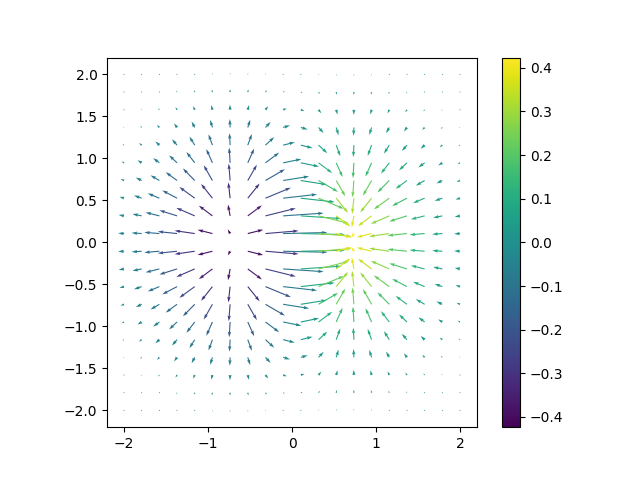

The Python source for this figure:
#!/usr/bin/env python
# _*_ coding: utf-8 _*_

"""document of the module"""


import scipy
import numpy as np
import matplotlib as mpl
import matplotlib.pyplot as plt


def f(x, y):
    return x*np.exp(-x**2 - y**2)

def vec_field(f, x, y, dx=1e-6, dy=1e-6):
    x2 = x+dx
    y2 = y+dy
    v = f(x, y)
    vx = (f(x2, y)-v)/dx
    vy = (f(x, y2)-v)/dy
    return vx, vy


X, Y = np.mgrid[-2:2:20j, -2:2:20j]
C = f(X, Y)
U, V = vec_field(f, X, Y)
plt.quiver(X, Y, U, V, C)
plt.colorbar()
plt.gca().set_aspect("equal")

plt.savefig("quiver", ftm="png")
plt.show()
